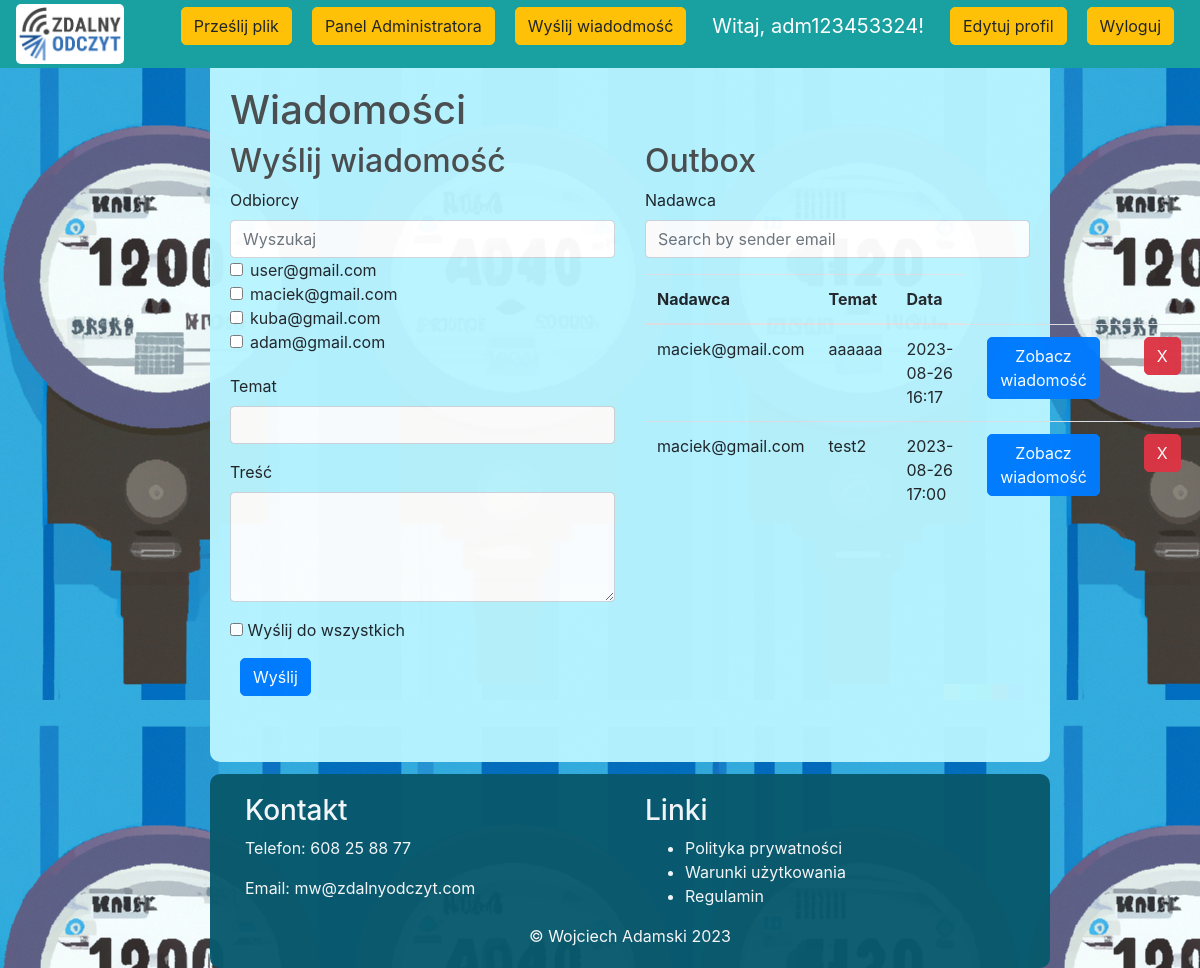
Screenshot of /messages (signed in) with the database file from the repository.
### src/models.py (models this page shows, shortened)
class User(UserMixin, db.Model):
    id = db.Column(db.Integer, primary_key=True)
    email = db.Column(db.String(120), unique=True, index=True)
    password_hash = db.Column(db.String(128))
    is_admin = db.Column(db.Boolean, default=False)
    meters = db.relationship('Meter', backref='user', lazy='dynamic')
    is_active = db.Column(db.Boolean, default=True)
    notes = db.Column(db.Text)
    unread_messages = db.Column(db.Integer, default=0)

class Message(db.Model):
    id = db.Column(db.Integer, primary_key=True)
    sender_id = db.Column(db.Integer, db.ForeignKey('user.id'), nullable=False)
    recipient_id = db.Column(db.Integer, db.ForeignKey('user.id'), nullable=False)
    subject = db.Column(db.String(100), nullable=False)
    content = db.Column(db.Text, nullable=False)
    timestamp = db.Column(db.DateTime, default=datetime.utcnow, nullable=False)
    read = db.Column(db.Boolean, default=False, nullable=False)
    sender = db.relationship('User', foreign_keys=[sender_id], backref=backref('sent_messages', lazy=True))
    recipient = db.relationship('User', foreign_keys=[recipient_id], backref=backref('received_messages', lazy=True))

### src/routes.py (the view, shortened to what this page needs)
@main_routes.route('/messages', methods=['GET', 'POST'])
@login_required
def messages():
    form = MessageForm()
    if current_user.is_admin:
        form.recipient.choices = [(user.id, user.email) for user in User.query.filter_by(is_admin=False)]
    else:
        form.recipient.choices = [(user.id, user.email) for user in User.query.filter_by(id=current_user.id)]
    if current_user.unread_messages > 0:
        current_user.unread_messages = 0
        db.session.commit()
    return render_template('messages.html', form=form)

### src/forms.py
class MessageForm(FlaskForm):
    subject = StringField('Temat', validators=[DataRequired()])
    content = TextAreaField('Treść', validators=[DataRequired()])
    recipient = SelectField('Odbiorca', choices=[], validators=[DataRequired()])
    send_to_all = BooleanField('Wyślij do wszystkich')
    submit = SubmitField('Wyślij')

### src/models.py (called while the page is built)
@login_manager.user_loader
def load_user(user_id):
    return User.query.get(int(user_id))

### templates/messages.html (shortened to what this page needs)
{% extends 'base.html' %}
{% block content %}
  <h1>Wiadomości</h1>
  <div class="row">
    {% if current_user.is_admin %}
      <div class="col-md-6">
        <h2>Wyślij wiadomość</h2>
        <form method="POST">
          <div class="form-group">
            <label class="form-control-label">Odbiorcy</label>
            <div>
              <input type="text" id="email-filter" class="form-control" placeholder="Wyszukaj">
            </div>
            <div id="recipient-list" style="max-height: 100px; overflow-y: auto;">
              {% for value, label in form.recipient.choices %}
                <div class="form-check">
                  <input class="form-check-input" type="checkbox" name="recipient" value="{{ value }}" id="recipient-{{ value }}">
                  <label class="form-check-label" for="recipient-{{ value }}">{{ label }}</label>
                </div>
              {% endfor %}
            </div>
          </div>
          <div class="form-group">
            {{ form.subject.label(class="form-control-label") }}
            {{ form.subject(class="form-control") }}
          </div>
          <div class="form-group">
            {{ form.content.label(class="form-control-label") }}
            {{ form.content(class="form-control", rows=4) }}
          </div>
          <div class="form-group">
            {{ form.send_to_all() }} {{ form.send_to_all.label(class="form-check-label") }}
          </div>
          <div class="form-group">
            {{ form.submit(class="btn btn-primary") }}
          </div>
        </form>
      </div>
    {% endif %}
    <div class="col-md-6">
      <h2>{% if current_user.is_admin %}Outbox{% else %}Inbox{% endif %}</h2>
      <div class="form-group">
        <label class="form-control-label">Nadawca</label>
        <div>
          <input type="text" id="sender-filter" class="form-control" placeholder="Search by sender email">
        </div>
      </div>
      <table class="table">
        <thead>
          <tr>
            <th>Nadawca</th>
            <th>Temat</th>
            <th>Data</th>
          </tr>
        </thead>
        <tbody>
          {% if current_user.is_admin %}
            {% if current_user.sent_messages %}
              {% for message in current_user.sent_messages %}
                <tr>
                  <td>{{ message.recipient.email }}</td>
                  <td>{{ message.subject }}</td>
                  <td>{{ message.timestamp.strftime('%Y-%m-%d %H:%M') }}</td>
                  <td>
                    <a href="{{ url_for('main_routes.message', message_id=message.id) }}" class="btn btn-primary">Zobacz wiadomość</a>
                  </td>
                  <td><a href="{{ url_for('main_routes.delete_message', message_id=message.id) }}" class="btn btn-danger">X</a></td>
                </tr>
              {% endfor %}
            {% else %}
              <tr>
                <td colspan="3"><h2>Brak wysłanych wiadomości.</h2></td>
              </tr>
            {% endif %}
          {% endif %}
        </tbody>
      </table>
    </div>
  </div>
{% endblock %}

### templates/base.html (shortened to what this page needs)
<!DOCTYPE html>
<html>
<head>
    <link rel="stylesheet" href="https://stackpath.bootstrapcdn.com/bootstrap/4.4.1/css/bootstrap.min.css"
>
    <link rel="stylesheet" type="text/css" href="{{ url_for('static', filename='style.css')}}">
</head>
<body>
    <nav class="navbar navbar-fixed-top navbar-expand-lg navbar-dark bg-dark">
    <a class="navbar-brand" href="{{ url_for('main_routes.home') }}"><img src="{{ url_for('static', filename='img/Zdalny_Odczyt_RGB.png') }}" alt="Logo" class="logo">
        </a>
        <div class="collapse navbar-collapse" id="navbarSupportedContent">
            <ul class="navbar-nav mr-auto">
                <li class="nav-item active">
                    <a class="nav-link" href="{{ url_for('main_routes.home') }}">  <span class="sr-only">(current)</span></a>
                </li>
            </ul>
            <div class="form-inline my-2 my-lg-0">
                {% if current_user.is_authenticated %}
                {% if current_user.is_admin %}
                <p><a href="{{ url_for('main_routes.upload_csv') }} " class="btn btn-warning">Prześlij plik</a></p>
                <p><a href="{{ url_for('main_routes.admin_panel') }} " class="btn btn-warning">Panel Administratora</a></p>
                    <p><a href="{{ url_for('main_routes.messages') }}" class="btn btn-warning">Wyślij wiadodmość</a></p>
                {% endif %}
                    <p class="navbar-brand">Witaj, {{ current_user.email.split('@')[0] }}!</p>
                    <p><a href="{{ url_for('main_routes.edit_account') }}" class="btn btn-warning">Edytuj profil</a></p>
                    <p><a href="{{ url_for('main_routes.logout') }} " class="btn btn-warning">Wyloguj</a></p>
                {% else %}
                    <a href="{{ url_for('main_routes.login') }}" class="btn btn-warning">Login</a>
                {% endif %}
            </div>
        </div>
</nav>
<div class="center-box">
    <br>
    {% block content %}
    {% endblock content %}
</div>
<footer class="footer no-print">
    <div class="container">
        <div class="row">
            <div class="col-md-6">
                <h3 style="color: #f9f9f9">Kontakt</h3>
                <p style="color: #f9f9f9">Telefon: 608 25 88 77</p>
                <p style="color: #f9f9f9">Email: mw@zdalnyodczyt.com</p>
            </div>
            <div class="col-md-6">
                <h3 style="color: #f9f9f9">Linki</h3>
                <ul>
                    <li style="color: #f9f9f9"><a href="#" style="color: #f9f9f9">Polityka prywatności</a></li>
                    <li style="color: #f9f9f9"><a href="#" style="color: #f9f9f9">Warunki użytkowania</a></li>
                    <li style="color: #f9f9f9"><a href="#" style="color: #f9f9f9">Regulamin</a></li>
                </ul>
            </div>
        </div>
    </div>
    <center style="color: #f9f9f9">&#169 Wojciech Adamski   2023</center>
</footer>
</body>
</html>

### static/style.css (style rules this page uses)
body { background-image: url('img/background.png'); background-attachment: fixed; }
h1,h2,h3,h4,h5,h6 { color:hsl(0, 0%, 30%); }
.bg-dark { background-color: #19a0a0 !important; }
.btn { border-radius: 5px; margin-inline: 10px; }
.center-box { margin-left: 17.5%; background-color:hsl(189, 100%, 86%) ; border-radius: 10px; opacity: 0.97; width: 70%; align-items: center; height: 100%; min-height: 720px; padding: 20px; margin-top: 3.5%; }
.footer { margin-left: 17.5%; background-color: hsl(192, 85%, 23%); border-radius: 10px; opacity: 0.97; width: 70%; align-items: center; padding: 20px; margin-top: 1%; }
.navbar { z-index: 10000; position: fixed; top: 0px; width: 100%; height: 7%; }
.logo { max-width: 150px; max-height: 60px; margin-right: 10px; border-radius: 5px; background-color: #ffffff; }

### rows the page displays
User: email "adm123453324"
User: email "user@gmail.com"
User: email "maciek@gmail.com"
User: email "kuba@gmail.com"
User: email "adam@gmail.com"
Message: recipient.email "maciek@gmail.com", subject "aaaaaa", timestamp "2023-08-26 16:17"
Message: recipient.email "maciek@gmail.com", subject "test2", timestamp "2023-08-26 17:00"
